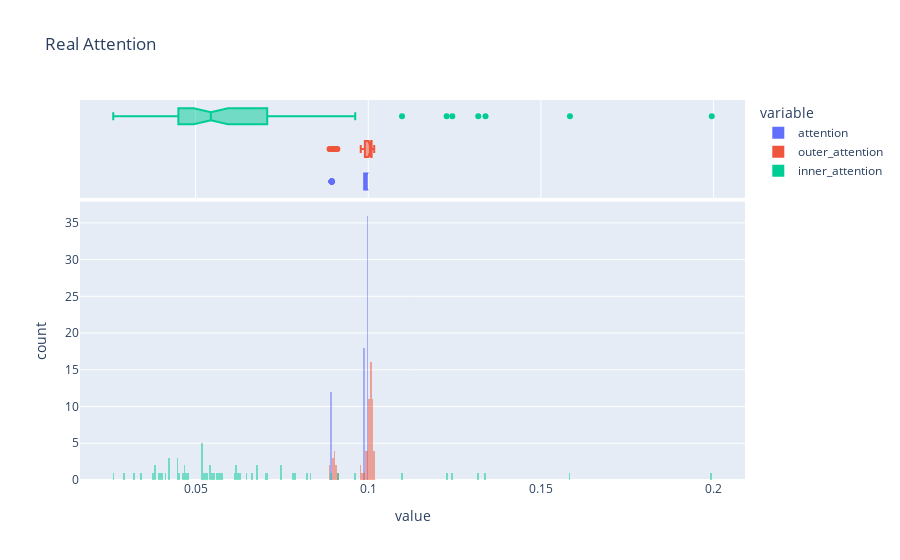

Write notebook code for a chart like this one.
### Code cell
"""Plot the attention distributions."""
px.histogram(
    real_df,
    x=["attention", "outer_attention", "inner_attention"],
    marginal="box",
    barmode="overlay",
    # facet_row="encoder",
    nbins=500,
    title="Real Attention",
)
